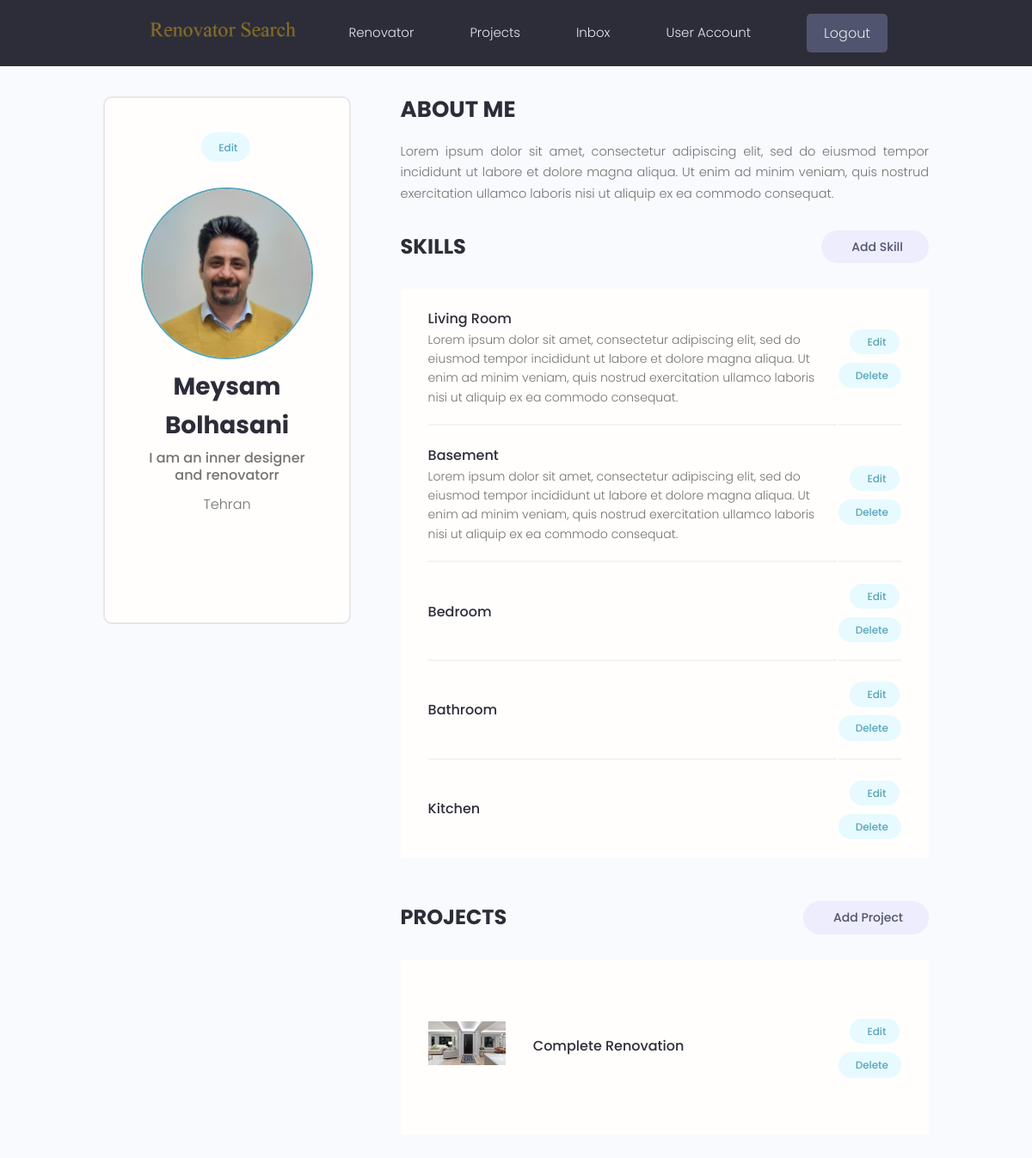
The page /user-account/ (signed in) on the database its author committed.
### users/models.py (models this page shows, shortened)
class Profile(models.Model):
    user = models.OneToOneField(
        User, on_delete=models.CASCADE, null=True, blank=True)
    name = models.CharField(max_length=200, blank=True, null=True)
    email = models.EmailField(max_length=500, blank=True, null=True)
    username = models.CharField(max_length=200, blank=True, null=True)
    location = models.CharField(max_length=200, blank=True, null=True)
    short_intro = models.CharField(max_length=200, blank=True, null=True)
    bio = models.TextField(blank=True, null=True)
    profile_image = models.ImageField(
        null=True, blank=True, upload_to='profiles/', default="profiles/user-default.png")
    social_instagram = models.CharField(max_length=200, blank=True, null=True)
    social_youtube = models.CharField(max_length=200, blank=True, null=True)
    social_website = models.CharField(max_length=200, blank=True, null=True)
    created = models.DateTimeField(auto_now_add=True)
    class Meta:
            ordering = ['created']
    @property
    def imageURL(self):
        try:
            url = self.profile_image.url
        except:
            url=''
        return url

class Skill(models.Model):
    owner = models.ForeignKey(
        Profile, on_delete=models.CASCADE, null=True, blank=True)
    name = models.CharField(max_length=200, blank=True, null=True)
    description = models.TextField(null=True, blank=True)
    created = models.DateTimeField(auto_now_add=True)

### projects/models.py (models this page shows, shortened)
class Project(models.Model):
    owner = models.ForeignKey(
        Profile, null=True, blank=True, on_delete=models.CASCADE)
    title = models.CharField(max_length=200)
    description = models.TextField(null=True, blank=True)
    featured_image = models.ImageField(
        null=True, blank=True, default='default.jpg')
    tags = models.ManyToManyField(Tag, blank=True)
    project_address = models.CharField(max_length=2000, null=True, blank=True)
    vote_total = models.IntegerField(default=0, null=True, blank=True)
    vote_ratio = models.IntegerField(default=0, null=True, blank=True)
    images_link = models.CharField(max_length=2000, null=True, blank=True)
    created = models.DateTimeField(auto_now_add=True)
    class Meta:
        ordering = ['-vote_ratio', '-vote_total', 'title']
    @property
    def imageURL(self):
        try:
            url = self.featured_image.url
        except:
            url=''
        return url

### users/views.py (the view)
# urls.py: path('user-account/', views.user_account, name='user-account'),
@login_required(login_url='login')
def user_account(request):
    profile = request.user.profile
    skills = profile.skill_set.all()
    projects = profile.project_set.all()
    context = {'profile': profile, 'skills': skills, 'projects': projects}
    return render(request, 'users/account.html', context)

### users/templates/users/account.html (shortened to what this page needs)
{%extends 'main.html'%}
{%block content%}
  <main class="settingsPage profile my-md">
    <div class="container">
      <div class="layout">
        <div class="column column--1of3">
          <div class="card text-center">
            <div class="card__body dev">
              <a class="tag tag--pill tag--main settings__btn" href="{% url 'edit-account'%}"> Edit</a>
              <img class="avatar avatar--xl dev__avatar" src="{{profile.imageURL}}" />
              <h2 class="dev__name">{{profile.name}}</h2>
              <p class="dev__title">{{profile.short_intro}}r</p>
              <p class="dev__location">{{profile.location}}</p>
              <ul class="dev__social">
              </ul>
            </div>
          </div>
        </div>
        <div class="column column--2of3">
          <div class="devInfo">
            <h3 class="devInfo__title">About Me</h3>
            <p class="devInfo__about">
             {{profile.bio}}
            </p>
          </div>
          <div class="settings">
            <h3 class="settings__title">Skills</h3>
            <a class="tag tag--pill tag--sub settings__btn tag--lg" href="{% url 'add-skill'%}"> Add Skill</a>
          </div>
          <table class="settings__table">
           {% for skill in skills %}
            <tr>
              <td class="settings__tableInfo">
                <h4>{{skill.name}}</h4>
                <p>
                 {{skill.description}}
                </p>
              </td>
              <td class="settings__tableActions">
                <a class="tag tag--pill tag--main settings__btn" href="{% url 'update-skill' skill.id %}"> Edit</a>
                <a class="tag tag--pill tag--main settings__btn" href="{% url 'delete-skill' skill.id %}?next=/user-account">
                  Delete</a>
              </td>
            </tr>
            {%endfor%}
          </table>
          <div class="settings">
            <h3 class="settings__title">Projects</h3>
            <a class="tag tag--pill tag--sub settings__btn tag--lg" href="{% url 'add-project' %}"> Add Project</a>
          </div>
          <table class="settings__table">
            {%for project in projects%}
            <tr>
              <td class="settings__thumbnail">
                <a href="{%url 'single-project' project.id %}"><img src="{{project.imageURL}}" alt="Project Thumbnail" /></a>
              </td>
              <td class="settings__tableInfo">
                <a href="{%url 'single-project' project.id %}">{{project.title}}</a>
              </td>
              <td class="settings__tableActions">
                <a class="tag tag--pill tag--main settings__btn" href="{% url 'update-project' project.id %}"> Edit</a>
                <a class="tag tag--pill tag--main settings__btn" href="{% url 'delete-project' project.id %}?next=/user-account">
                  Delete</a>
              </td>
            </tr>
            {%endfor%}
          </table>
        </div>
      </div>
    </div>
  </main>
{%endblock%}

### static/css/app.css (style rules this page uses)
:root { --color-sub: #2d2d39; }
.card { border: 2px solid var(--color-light); }
img { width: 100%; }
.profile .card > .dev { padding: 4rem; }
.dev__avatar { display: block; margin: auto; }
.dev__name { color: var(--color-sub); font-size: 2.8rem; font-weight: 700; margin-top: 1rem; margin-bottom: 0.5rem; }
.dev__title { font-size: 1.6rem; font-weight: 500; line-height: 1.3; }
.dev__location { margin-top: 1rem; }
.dev__social { margin: 3rem 0; list-style: none; display: flex; justify-content: center; gap: 1.5rem; }
.devInfo { margin-bottom: 3rem; }
.devInfo__title, .devInfo__subtitle { font-size: 2.6rem; color: var(--color-sub); text-transform: uppercase; font-weight: 700; margin-bottom: 1.5rem; }
.devInfo__about, .devSkill__info { font-size: 1.45rem; line-height: 1.7; text-align: justify; }
.settingsPage .dev > .settings__btn { display: inline-block; margin-bottom: 3rem; }
.settings { display: flex; justify-content: space-between; align-items: center; }
.settings__title { font-size: 2.4rem; text-transform: uppercase; font-weight: 700; color: var(--color-sub); }
.settings__table { margin-top: 3rem; margin-bottom: 5rem; padding: 0 3rem; background: var(--color-white); }
.settings__table tr { width: 100%; }
.settings__table tr > td { padding: 2rem 0; }
.settings__table tr:not(:last-child) td { border-bottom: 2px solid var(--color-white-light); }
.settings__thumbnail { width: 23%; min-width: 10rem; }
.settings__thumbnail img { padding-right: 3rem; height: 15rem; object-fit: contain; }
.settings__tableInfo { width: 100%; }
.settings__tableInfo h4, .settings__tableInfo a { padding-right: 1rem; width: auto; font-size: 1.6rem; font-weight: 500; color: var(--color-sub); }
.settings__tableInfo p { font-size: 1.4rem; }
.settings__tableActions { text-align: right; }

### static/uikit/styles/modules/_variables.css (style rules this page uses)
:root { --color-main: #5aa5b9; --color-main-light: #e6faff; --color-sub: #3f4156; --color-sub-light: #51546e; --color-sub-lighter: #ededfd; --color-text: #737373; --color-gray: #8b8b8b; --color-light: #e5e7eb; --color-light-gray: #767676; --color-bg: #f8fafd; --color-white: #fffefd; --color-white-light: #f3f3f3; --color-success: #359e64; --color-success-bg: #def8e8; --color-error: #fc4b0b; --color-error-bg: #fff2ee; --font-base: 'Poppins', arial, helvetica, 'Segoe UI', roboto, ubuntu, sans-serif; --font-monospace: 'Fira Code', 'Courier New', courier, monospace; --font-regular: 300; --font-medium: 500; --font-bold: 700; --generic-shadow: 1px 1px 5px #00000010; --generic-transition: all 0.3s ease-in-out; }

### static/uikit/styles/modules/_base.css (style rules this page uses)
* { margin: 0; padding: 0; box-sizing: border-box; text-rendering: optimizeLegibility; color: inherit; font-size: inherit; }
html { font-size: 50%; }
@media only screen and (min-width: 480px) { html { font-size: 56.25%; } }
@media only screen and (min-width: 1200px) { html { font-size: 62.5%; } }
body { line-height: 1.6; font-weight: 400; font-size: 1.5rem; color: var(--color-text); background-color: var(--color-bg); min-height: 100vh; }

### static/uikit/styles/modules/_typography.css (style rules this page uses)
* { font-family: var(--font-base); }
h2 { font-size: 3.6rem; font-weight: var(--font-bold); }
h3 { font-size: 3.2rem; font-weight: var(--font-medium); }
h4 { font-size: 2.8rem; font-weight: var(--font-medium); }
p, span, strong { font-size: 1.6rem; color: var(--color-text); font-weight: var(--font-regular); }
a { padding-bottom: 2px; text-decoration: none; display: inline-block; color: var(--color-main); font-weight: var(--font-medium); }

### static/uikit/styles/modules/_utilities.css (style rules this page uses)
.container { width: 92%; max-width: 165rem; margin: 0 auto; box-sizing: border-box; }
@media screen and (min-width: 1000px) { .container { width: 90%; } }
@media screen and (min-width: 1200px) { .container { width: 80%; } }
.text-center { text-align: center; }
.my-md { margin: 3rem auto; }

### static/uikit/styles/modules/_avatar.css (style rules this page uses)
.avatar { border-radius: 50%; border: 2px solid var(--color-main); object-fit: cover; }
.avatar--xl { height: 20rem; width: 20rem; }

### static/uikit/styles/modules/_card.css (style rules this page uses)
.card { border-radius: 1rem; background-color: var(--color-white); border: 1.5px solid var(--color-light); width: auto; height: auto; margin-top: 0.5rem; margin-bottom: 0.5rem; overflow: hidden; }
.card__body, .card__header { padding: 2rem 2.5rem; }

### static/uikit/styles/modules/_layout.css (style rules this page uses)
.layout { display: flex; flex-flow: row wrap; justify-content: space-between; }
.layout > .column { margin-bottom: 3rem; }
.layout > .column.column--1of3 { flex-basis: 30%; }
.layout > .column.column--2of3 { flex-basis: 64%; }

### rows shown on the page
Profile: imageURL (picture), name "Meysam Bolhasani", short_intro "I am an inner designer and renovator", location "Tehran", bio "Lorem ipsum dolor sit amet, consectetur adipiscing elit, sed do eiusmod tempor incididunt ut labore et dolore magna aliqua. Ut enim ad minim veniam, quis nostrud exercitation ullamco laboris nisi ut aliquip ex ea commodo consequat."
Skill: name "Living Room", description "Lorem ipsum dolor sit amet, consectetur adipiscing elit, sed do eiusmod tempor incididunt ut labore et dolore magna aliqua. Ut enim ad minim veniam, quis nostrud exercitation ullamco laboris nisi ut aliquip ex ea commodo consequat."
Skill: name "Basement", description "Lorem ipsum dolor sit amet, consectetur adipiscing elit, sed do eiusmod tempor incididunt ut labore et dolore magna aliqua. Ut enim ad minim veniam, quis nostrud exercitation ullamco laboris nisi ut aliquip ex ea commodo consequat."
Skill: name "Bedroom"
Skill: name "Bathroom"
Skill: name "Kitchen"
Project: imageURL (picture), title "Complete Renovation"
